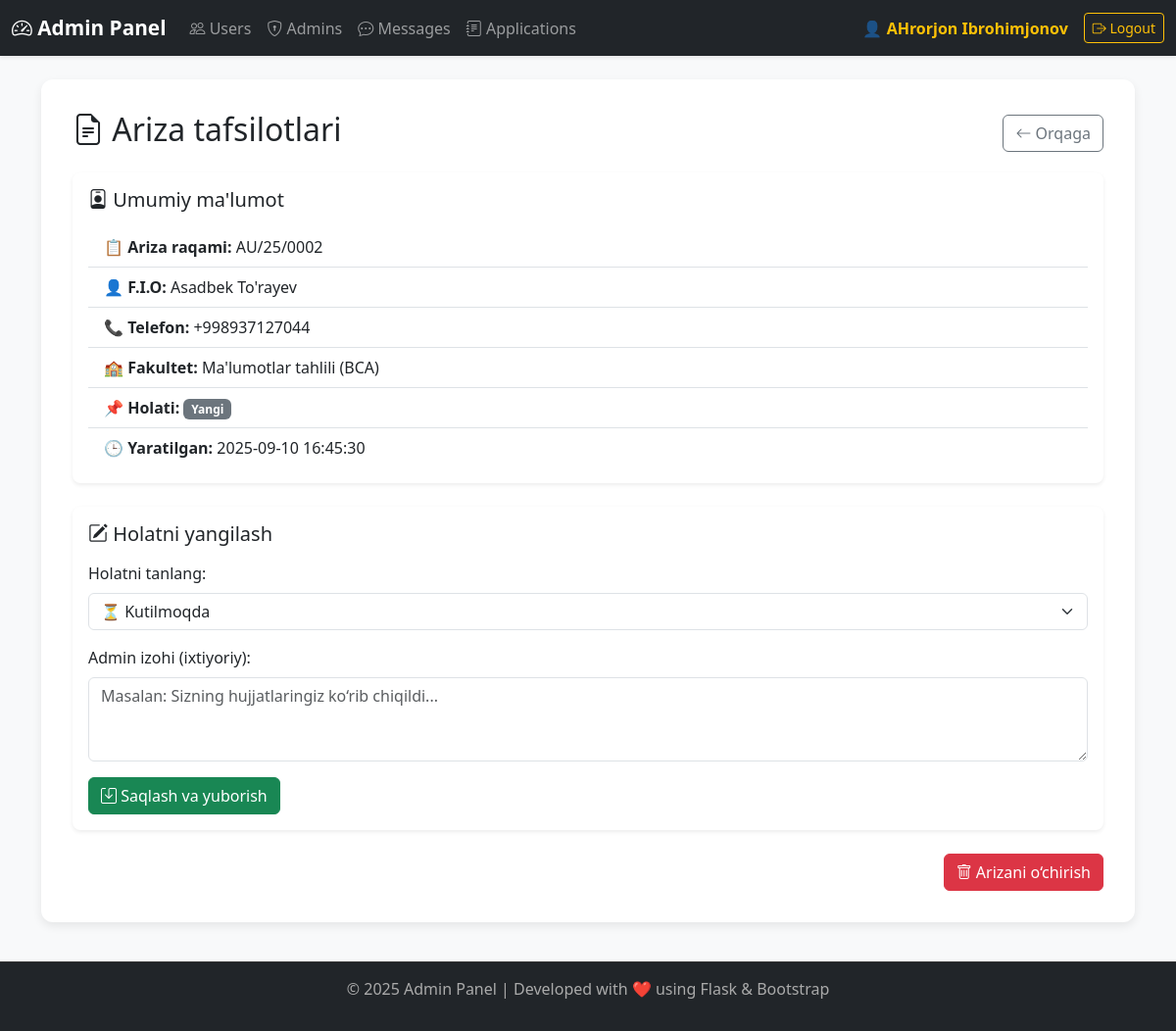
Page /applications/2 (signed in) on the committed database.
### tables this page shows
CREATE TABLE applications (
    id INTEGER PRIMARY KEY AUTOINCREMENT,
    application_number TEXT UNIQUE NOT NULL,   -- AU/25/XXXX
    telegram_id BIGINT NOT NULL,
    full_name TEXT NOT NULL,
    phone TEXT NOT NULL,
    faculty TEXT NOT NULL,
    status TEXT DEFAULT 'Yangi',
    created_at TIMESTAMP DEFAULT CURRENT_TIMESTAMP
);

### app.py (the view, shortened to what this page needs)
@app.route("/applications/<int:app_id>", methods=["GET", "POST"])
@login_required
def application_detail(app_id):
    conn = get_db_connection()
    app_data = conn.execute("""
        SELECT *
        FROM applications
        WHERE id = ?
    """, (app_id,)).fetchone()
    if not app_data:
        flash("❌ Bunday ariza topilmadi!", "danger")
        return redirect(url_for("applications"))
    conn.close()
    return render_template("application_detail.html", app=app_data)

### app.py (called while the page is built)
def get_db_connection():
    conn = sqlite3.connect(DB_NAME)
    conn.row_factory = sqlite3.Row
    return conn

def login_required(f):
    @wraps(f)
    def decorated_function(*args, **kwargs):
        if "admin_id" not in session:
            flash("Iltimos login qiling!", "danger")
            return redirect(url_for("login"))
        return f(*args, **kwargs)
    return decorated_function

### templates/application_detail.html (shortened to what this page needs)
{% extends "base.html" %}
{% block content %}
<div class="d-flex justify-content-between align-items-center mb-3">
  <h2><i class="bi bi-file-earmark-text"></i> Ariza tafsilotlari</h2>
  <a href="{{ url_for('applications') }}" class="btn btn-outline-secondary">
    <i class="bi bi-arrow-left"></i> Orqaga
  </a>
</div>
<div class="card shadow-sm border-0 rounded-3">
  <div class="card-body">
    <h5 class="card-title mb-3"><i class="bi bi-person-badge"></i> Umumiy ma'lumot</h5>
    <ul class="list-group list-group-flush">
      <li class="list-group-item"><strong>📋 Ariza raqami:</strong> {{ app.application_number }}</li>
      <li class="list-group-item"><strong>👤 F.I.O:</strong> {{ app.full_name }}</li>
      <li class="list-group-item"><strong>📞 Telefon:</strong> {{ app.phone }}</li>
      <li class="list-group-item"><strong>🏫 Fakultet:</strong> {{ app.faculty }}</li>
      <li class="list-group-item">
        <strong>📌 Holati:</strong>
        {% if app.status == "pending" %}
          <span class="badge bg-warning text-dark">⏳ Kutilmoqda</span>
        {% elif app.status == "approved" %}
          <span class="badge bg-success">✅ Tasdiqlangan</span>
        {% elif app.status == "rejected" %}
          <span class="badge bg-danger">❌ Rad etilgan</span>
        {% else %}
          <span class="badge bg-secondary">{{ app.status }}</span>
        {% endif %}
      </li>
      <li class="list-group-item"><strong>🕒 Yaratilgan:</strong> {{ app.created_at }}</li>
    </ul>
  </div>
</div>
<div class="card shadow-sm border-0 rounded-3 mt-4">
  <div class="card-body">
    <h5 class="card-title mb-3"><i class="bi bi-pencil-square"></i> Holatni yangilash</h5>
    <form method="POST">
      <div class="mb-3">
        <label class="form-label">Holatni tanlang:</label>
        <select name="status" class="form-select">
          <option value="pending" {% if app.status=="pending" %}selected{% endif %}>⏳ Kutilmoqda</option>
        </select>
      </div>
      <div class="mb-3">
        <label class="form-label">Admin izohi (ixtiyoriy):</label>
        <textarea name="admin_note" class="form-control" rows="3" placeholder="Masalan: Sizning hujjatlaringiz ko‘rib chiqildi..."></textarea>
      </div>
      <button type="submit" class="btn btn-success">
        <i class="bi bi-save"></i> Saqlash va yuborish
      </button>
    </form>
  </div>
</div>
<div class="mt-4 text-end">
  <button class="btn btn-danger" data-bs-toggle="modal" data-bs-target="#deleteModal">
    <i class="bi bi-trash"></i> Arizani o‘chirish
  </button>
</div>
{% endblock %}

### static/style.css (style rules this page uses)
body { background: #f8f9fa; }

### templates/base.html (style rules this page uses)
body { background-color: #f8f9fa; }

### rows in the picture
applications: application_number "AU/25/0002", full_name "Asadbek To'rayev", phone "+998937127044", faculty "Ma'lumotlar tahlili (BCA)", status "Yangi", created_at "2025-09-10 16:45:30"

### other values in the picture
{{ session['admin_name'] }} "AHrorjon Ibrohimjonov"
